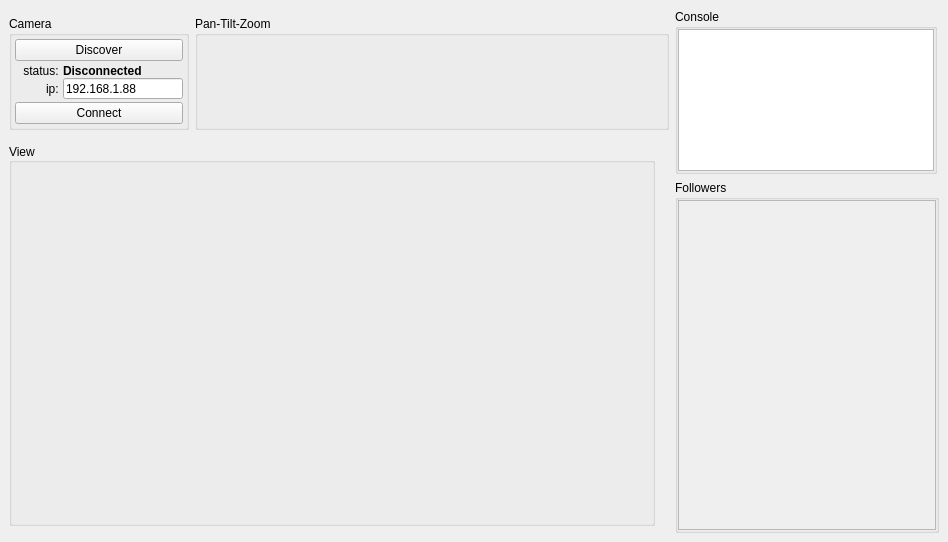
<?xml version="1.0" encoding="UTF-8"?>
<ui version="4.0">
 <class>MainWindow</class>
 <widget class="QMainWindow" name="MainWindow">
  <property name="geometry">
   <rect>
    <x>0</x>
    <y>0</y>
    <width>948</width>
    <height>542</height>
   </rect>
  </property>
  <property name="sizePolicy">
   <sizepolicy hsizetype="Fixed" vsizetype="Fixed">
    <horstretch>0</horstretch>
    <verstretch>0</verstretch>
   </sizepolicy>
  </property>
  <property name="minimumSize">
   <size>
    <width>948</width>
    <height>0</height>
   </size>
  </property>
  <property name="maximumSize">
   <size>
    <width>948</width>
    <height>542</height>
   </size>
  </property>
  <property name="windowTitle">
   <string>IPCam</string>
  </property>
  <widget class="QWidget" name="centralwidget">
   <property name="sizePolicy">
    <sizepolicy hsizetype="Fixed" vsizetype="Fixed">
     <horstretch>0</horstretch>
     <verstretch>0</verstretch>
    </sizepolicy>
   </property>
   <layout class="QHBoxLayout" name="horizontalLayout_3">
    <property name="sizeConstraint">
     <enum>QLayout::SetNoConstraint</enum>
    </property>
    <item>
     <layout class="QVBoxLayout" name="verticalLayout_3">
      <property name="sizeConstraint">
       <enum>QLayout::SetMinimumSize</enum>
      </property>
      <property name="topMargin">
       <number>0</number>
      </property>
      <item>
       <layout class="QHBoxLayout" name="CameraPTZLayout">
        <property name="sizeConstraint">
         <enum>QLayout::SetDefaultConstraint</enum>
        </property>
        <item>
         <widget class="QGroupBox" name="CameraBox">
          <property name="enabled">
           <bool>true</bool>
          </property>
          <property name="sizePolicy">
           <sizepolicy hsizetype="Fixed" vsizetype="Fixed">
            <horstretch>0</horstretch>
            <verstretch>0</verstretch>
           </sizepolicy>
          </property>
          <property name="minimumSize">
           <size>
            <width>180</width>
            <height>114</height>
           </size>
          </property>
          <property name="maximumSize">
           <size>
            <width>180</width>
            <height>114</height>
           </size>
          </property>
          <property name="title">
           <string>Camera</string>
          </property>
          <property name="flat">
           <bool>false</bool>
          </property>
          <property name="checkable">
           <bool>false</bool>
          </property>
          <property name="checked">
           <bool>false</bool>
          </property>
          <layout class="QVBoxLayout" name="verticalLayout_6">
           <property name="spacing">
            <number>3</number>
           </property>
           <property name="leftMargin">
            <number>3</number>
           </property>
           <property name="topMargin">
            <number>3</number>
           </property>
           <property name="rightMargin">
            <number>3</number>
           </property>
           <property name="bottomMargin">
            <number>3</number>
           </property>
           <item>
            <widget class="QPushButton" name="discoverButton">
             <property name="text">
              <string>Discover</string>
             </property>
            </widget>
           </item>
           <item>
            <layout class="QGridLayout" name="gridLayout">
             <property name="horizontalSpacing">
              <number>1</number>
             </property>
             <property name="verticalSpacing">
              <number>0</number>
             </property>
             <item row="0" column="1">
              <widget class="QLabel" name="statusLabel">
               <property name="font">
                <font>
                 <bold>true</bold>
                 <kerning>true</kerning>
                </font>
               </property>
               <property name="text">
                <string>Disconnected</string>
               </property>
              </widget>
             </item>
             <item row="1" column="0">
              <widget class="QLabel" name="label_3">
               <property name="text">
                <string>ip: </string>
               </property>
               <property name="alignment">
                <set>Qt::AlignRight|Qt::AlignTrailing|Qt::AlignVCenter</set>
               </property>
              </widget>
             </item>
             <item row="0" column="0">
              <widget class="QLabel" name="label">
               <property name="text">
                <string>status: </string>
               </property>
               <property name="alignment">
                <set>Qt::AlignRight|Qt::AlignTrailing|Qt::AlignVCenter</set>
               </property>
              </widget>
             </item>
             <item row="1" column="1">
              <widget class="QLineEdit" name="ipLineEdit">
               <property name="maximumSize">
                <size>
                 <width>120</width>
                 <height>21</height>
                </size>
               </property>
               <property name="text">
                <string>192.168.1.88</string>
               </property>
              </widget>
             </item>
            </layout>
           </item>
           <item>
            <widget class="QPushButton" name="connectButton">
             <property name="text">
              <string>Connect</string>
             </property>
            </widget>
           </item>
          </layout>
         </widget>
        </item>
        <item>
         <widget class="QGroupBox" name="PTZBox">
          <property name="sizePolicy">
           <sizepolicy hsizetype="Fixed" vsizetype="Fixed">
            <horstretch>0</horstretch>
            <verstretch>0</verstretch>
           </sizepolicy>
          </property>
          <property name="minimumSize">
           <size>
            <width>474</width>
            <height>114</height>
           </size>
          </property>
          <property name="maximumSize">
           <size>
            <width>474</width>
            <height>114</height>
           </size>
          </property>
          <property name="title">
           <string>Pan-Tilt-Zoom</string>
          </property>
         </widget>
        </item>
       </layout>
      </item>
      <item>
       <widget class="QGroupBox" name="ViewBox">
        <property name="sizePolicy">
         <sizepolicy hsizetype="Fixed" vsizetype="Fixed">
          <horstretch>0</horstretch>
          <verstretch>0</verstretch>
         </sizepolicy>
        </property>
        <property name="minimumSize">
         <size>
          <width>640</width>
          <height>360</height>
         </size>
        </property>
        <property name="title">
         <string>View</string>
        </property>
        <property name="alignment">
         <set>Qt::AlignLeading|Qt::AlignLeft|Qt::AlignVCenter</set>
        </property>
        <layout class="QHBoxLayout" name="horizontalLayout">
         <property name="spacing">
          <number>0</number>
         </property>
         <property name="sizeConstraint">
          <enum>QLayout::SetFixedSize</enum>
         </property>
         <property name="leftMargin">
          <number>0</number>
         </property>
         <property name="topMargin">
          <number>0</number>
         </property>
         <property name="rightMargin">
          <number>0</number>
         </property>
         <property name="bottomMargin">
          <number>0</number>
         </property>
         <item>
          <widget class="QLabel" name="labelVideo">
           <property name="sizePolicy">
            <sizepolicy hsizetype="Fixed" vsizetype="Minimum">
             <horstretch>0</horstretch>
             <verstretch>0</verstretch>
            </sizepolicy>
           </property>
           <property name="minimumSize">
            <size>
             <width>640</width>
             <height>360</height>
            </size>
           </property>
           <property name="maximumSize">
            <size>
             <width>640</width>
             <height>360</height>
            </size>
           </property>
           <property name="text">
            <string/>
           </property>
          </widget>
         </item>
        </layout>
       </widget>
      </item>
     </layout>
    </item>
    <item>
     <layout class="QVBoxLayout" name="verticalLayout_7">
      <property name="topMargin">
       <number>0</number>
      </property>
      <item>
       <widget class="QGroupBox" name="ConsoleBox">
        <property name="sizePolicy">
         <sizepolicy hsizetype="Fixed" vsizetype="Fixed">
          <horstretch>0</horstretch>
          <verstretch>0</verstretch>
         </sizepolicy>
        </property>
        <property name="minimumSize">
         <size>
          <width>100</width>
          <height>108</height>
         </size>
        </property>
        <property name="title">
         <string>Console</string>
        </property>
        <layout class="QVBoxLayout" name="verticalLayout_5">
         <property name="leftMargin">
          <number>0</number>
         </property>
         <property name="topMargin">
          <number>0</number>
         </property>
         <property name="rightMargin">
          <number>0</number>
         </property>
         <property name="bottomMargin">
          <number>0</number>
         </property>
         <item>
          <widget class="QTextBrowser" name="console">
           <property name="minimumSize">
            <size>
             <width>100</width>
             <height>0</height>
            </size>
           </property>
           <property name="maximumSize">
            <size>
             <width>16777215</width>
             <height>142</height>
            </size>
           </property>
          </widget>
         </item>
        </layout>
       </widget>
      </item>
      <item>
       <widget class="QGroupBox" name="FollowersBox">
        <property name="sizePolicy">
         <sizepolicy hsizetype="Minimum" vsizetype="Minimum">
          <horstretch>0</horstretch>
          <verstretch>0</verstretch>
         </sizepolicy>
        </property>
        <property name="minimumSize">
         <size>
          <width>100</width>
          <height>0</height>
         </size>
        </property>
        <property name="title">
         <string>Followers</string>
        </property>
        <layout class="QVBoxLayout" name="verticalLayout">
         <property name="leftMargin">
          <number>0</number>
         </property>
         <property name="topMargin">
          <number>0</number>
         </property>
         <property name="rightMargin">
          <number>0</number>
         </property>
         <property name="bottomMargin">
          <number>0</number>
         </property>
         <item>
          <widget class="QScrollArea" name="FollowersScrollArea">
           <property name="minimumSize">
            <size>
             <width>100</width>
             <height>0</height>
            </size>
           </property>
           <property name="widgetResizable">
            <bool>true</bool>
           </property>
           <widget class="QWidget" name="FollowersScrollAreaWidgetContents">
            <property name="geometry">
             <rect>
              <x>0</x>
              <y>0</y>
              <width>254</width>
              <height>314</height>
             </rect>
            </property>
            <layout class="QVBoxLayout" name="FollowersLayout"/>
           </widget>
          </widget>
         </item>
        </layout>
       </widget>
      </item>
     </layout>
    </item>
   </layout>
  </widget>
  <widget class="QMenuBar" name="menubar">
   <property name="geometry">
    <rect>
     <x>0</x>
     <y>0</y>
     <width>948</width>
     <height>22</height>
    </rect>
   </property>
  </widget>
  <action name="actionConnection">
   <property name="text">
    <string>Connect</string>
   </property>
  </action>
  <action name="actionDiscover">
   <property name="text">
    <string>Discover</string>
   </property>
  </action>
  <action name="actionfollowersCheckChange">
   <property name="text">
    <string>followersCheckChange</string>
   </property>
  </action>
 </widget>
 <resources/>
 <connections>
  <connection>
   <sender>connectButton</sender>
   <signal>clicked()</signal>
   <receiver>actionConnection</receiver>
   <slot>trigger()</slot>
   <hints>
    <hint type="sourcelabel">
     <x>97</x>
     <y>118</y>
    </hint>
    <hint type="destinationlabel">
     <x>-1</x>
     <y>-1</y>
    </hint>
   </hints>
  </connection>
  <connection>
   <sender>discoverButton</sender>
   <signal>clicked()</signal>
   <receiver>actionDiscover</receiver>
   <slot>trigger()</slot>
   <hints>
    <hint type="sourcelabel">
     <x>97</x>
     <y>154</y>
    </hint>
    <hint type="destinationlabel">
     <x>-1</x>
     <y>-1</y>
    </hint>
   </hints>
  </connection>
 </connections>
</ui>
